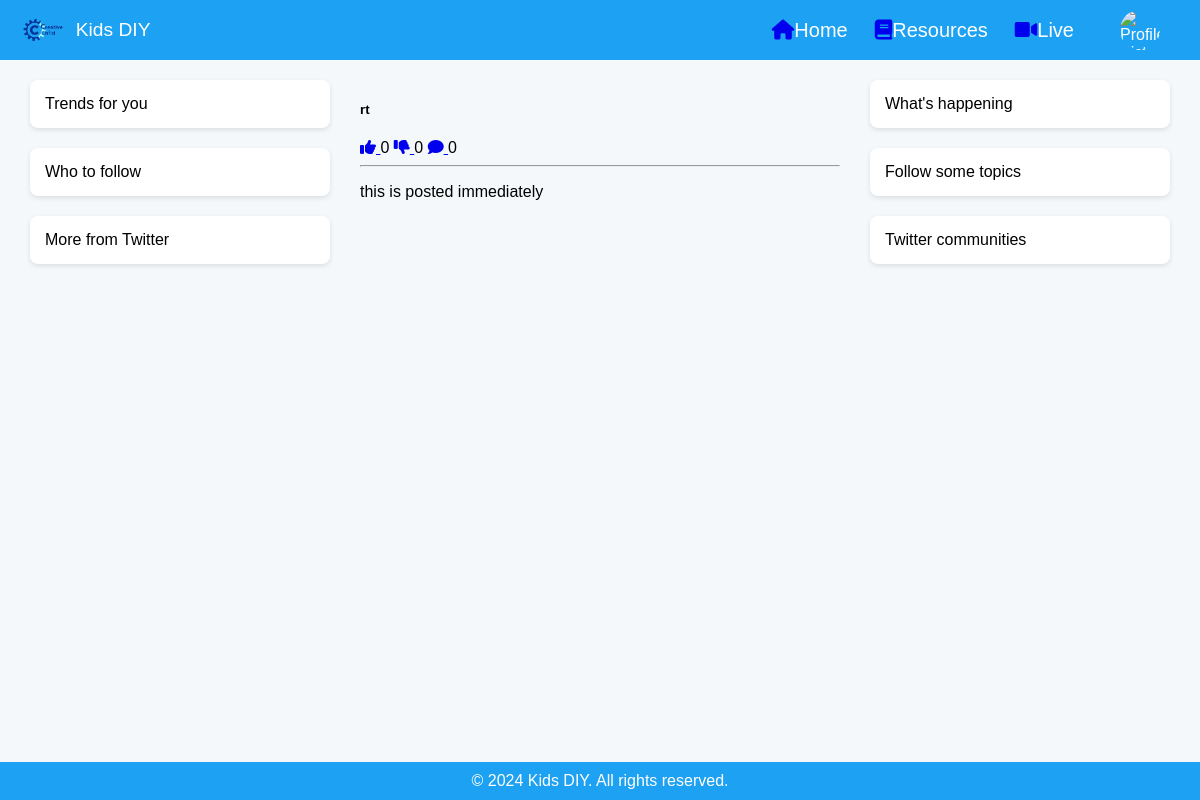
/diy/post/6/, run on the app's committed database.
### resource/models.py (models this page shows, shortened)
class BaseModel(models.Model):
    created_at = models.DateTimeField(auto_now_add=True)
    updated_at = models.DateTimeField(auto_now=True)
    class Meta:
        abstract = True
        ordering = ["id"]  # Set your default ordering here

class Post(BaseModel):
    title = models.CharField(max_length=255, null=True, blank=True)
    author = models.ForeignKey(User, on_delete=models.CASCADE, related_name='post_author')
    content = models.TextField()
    attachments = models.ManyToManyField('resource.Attachment', related_name='post_attachments', blank=True)
    categories = models.ManyToManyField('account.Interest', related_name='post_categories', blank=True)
    audience = models.ForeignKey(Audience, on_delete=models.CASCADE)
    def get_likes_count(self):
        return self.likes.count()  # Count the number of likes associated with this resource
    def get_dislikes_count(self):
        return self.dislikes.count()
    def get_comments_count(self):
        return self.post_comments.count()  # Count the number of likes associated with this resource

### resource/views.py (the view)
# urls.py: path('post/<int:post_id>/', post_detail, name='post_detail'),
def post_detail(request, post_id):
    post = Post.objects.get(pk=post_id)
    return render(request, 'resource/view_post.html', {'post': post})

### resource/templates/resource/view_post.html (shortened to what this page needs)
{% extends 'base.html' %}
{% load static %}
{% block content %}
    <div class="card-body ml-5 mr-3">
    <h5>{{ post.title }}</h5>
        <div class="likes-comments-count">
            <a href="{% url 'like_post' post.id %}">
                <i class="fas fa-thumbs-up like-icon"></i>
            </a>
            <span class="like-count">{{ post.get_likes_count }}</span>
            <a href="{% url 'dislike_post' post.id %}">
                <i class="fas fa-thumbs-down dislike-icon"></i>
            </a>
            <span class="dislike-count">{{ post.get_dislikes_count }}</span>
            <a href="{% url 'comment' post.id %}">
                <i class="fas fa-comment comment-icon"></i>
            </a>
            <span class="comment-count">{{ post.get_comments_count }}</span>
        </div>
    <hr>
        <p class="card-text">{{ post.content }}</p>
    </div>
{% endblock %}

### resource/templates/base.html (style rules this page uses)
body { font-family: Arial, sans-serif; margin: 0; padding: 0; background-color: #f5f8fa; }

### data on the page
Post: title "rt", get_likes_count "0", get_dislikes_count "0", get_comments_count "0", content "this is posted immediately"
